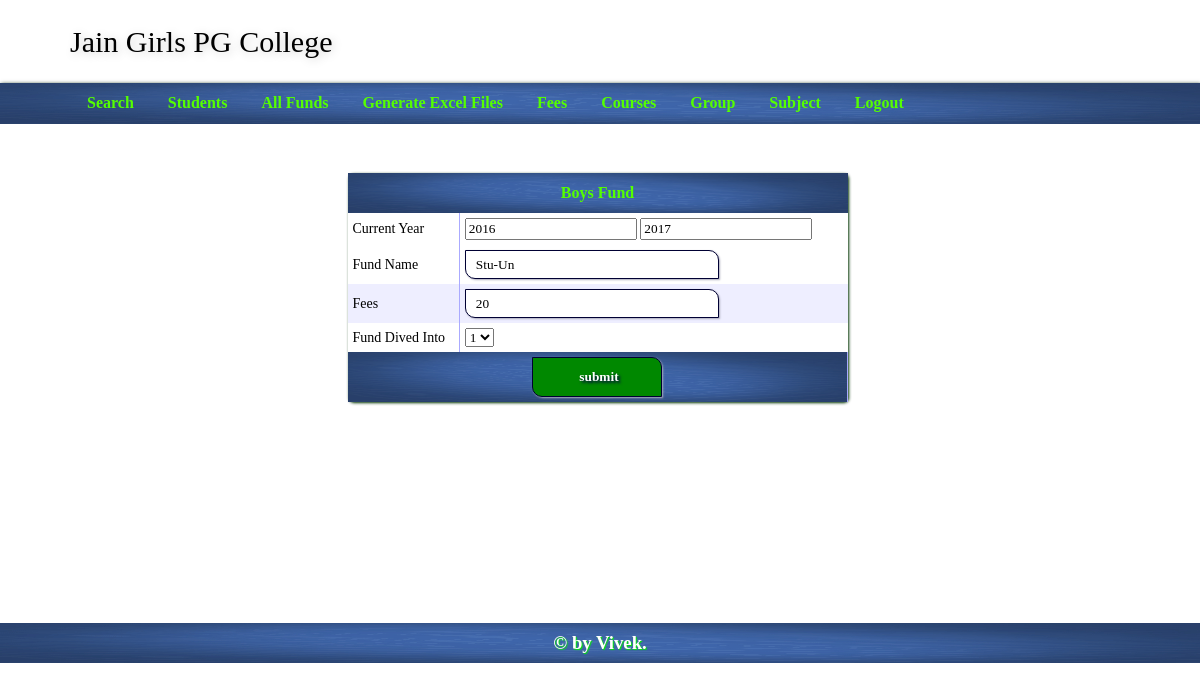
/index.php?mod=bfund&do=bfundedit&id=3 (signed in), run on the app's committed database.
### tables this page shows
CREATE TABLE IF NOT EXISTS `boysfund` (
  `id` int(5) NOT NULL AUTO_INCREMENT,
  `fund` varchar(50) DEFAULT NULL,
  `fees` int(4) DEFAULT NULL,
  `year` varchar(10) DEFAULT NULL,
  `dived` enum('1','2') NOT NULL,
  PRIMARY KEY (`id`)
);

### index.php (called while the page is built, shortened)
<?php
	$theam="axixa";
	$mod="login";
	$do="login";
	include_once("header.php");
	if(isset($_SESSION['login_details']) || isset($_SESSION['login_check']))
	{
		if(isset($_GET['mod'])){
			$mod=$_GET['mod'];
			$do=$_GET['do'];
		}
	}
	include_once("module/$mod/$do.php");
	include_once("footer.php");
?>

### module/bfund/bfundedit.php (the view, shortened to what this page needs)
<?php
	if(isset($_GET['id'])){
		$id=$_GET['id'];
		$bfunddata=mysqli_fetch_assoc(mysqli_query($con,"select id,dived,year,fund,fees from boysfund where id=$id"));
	}
		?>
<form method="post">
<table cellspacing="0px" class="<?php echo $theam;?>_form">
<tr>
	<td colspan="2">Boys Fund</td>
</tr>
<tr>
	<td>Current Year</td>
	<td><input type="number" name="year[]" onChange="increase_year(this.value)" value="<?php if(isset($bfunddata['year']) && $bfunddata['year']){echo substr($bfunddata['year'],0,strpos($bfunddata['year'],'-'));}?>">
    <input type="number" id="year" value="<?php if(isset($bfunddata['year']) && $bfunddata['year']){echo substr($bfunddata['year'],strpos($bfunddata['year'],'-')+1);}?>" name="year[]"></td>
</tr>
<tr>
	<td>Fund Name</td>
    <td><input type="text" name="fund" value="<?php if(isset($bfunddata['fund']) && $bfunddata['fund']){echo $bfunddata['fund'];}?>"></td>
</tr>
<tr>
	<td>Fees</td>
    <td><input type="text" name="fees" value="<?php if(isset($bfunddata['fees']) && $bfunddata['fees']){echo $bfunddata['fees'];}?>"></td>
</tr>
<tr>
	<td>Fund Dived Into</td>
    <td>
    	<select name="dived">
    		<option <?php if(isset($bfunddata['dived']) && $bfunddata['dived']){ if($bfunddata['dived']=='1'){?> selected <?php }}?> value="1">1</option>
        </select>
    </td>
</tr>
<tr>
	<td colspan="2" align="center"><input type="submit" value="submit"></td>
</tr>
</table>
</form>

### css/axixa_style.css (style rules this page uses)
* { font-family:Verdana; }
body,nav,ul,li,h1,h3,h2 { margin:0; padding:0; }
input[type=text],input[type=password],input[type=submit],input[type=passowrd],input[type=email],textarea { border:1px solid #003; box-shadow:1px 1px 2px #aab; min-height:25px; border-radius:0 10px 0 10px; width:240px; padding-left:10px; }
input[type=submit] { width:130px; background-color:#080; height:40px; cursor:pointer; color:#fff; text-shadow:2px 2px 3px #004; font-weight:bold; }
#axixa_wrapper .axixa_list,#axixa_wrapper .axixa_form { margin:0 auto; box-shadow:1px 1px 3px #030; min-width:500px; background-color:#030; border-radius:5px; }
#axixa_wrapper .axixa_list tr:first-child,#axixa_wrapper .axixa_form tr:first-child,#axixa_wrapper .axixa_form tr:last-child { background-image:url(back.png); background-size:100% 100%; color:#5F0; height:40px; text-align:center; font-weight:bold; font-size:16px; }
#axixa_wrapper .axixa_list tr:nth-child(odd),#axixa_wrapper .axixa_form tr:nth-child(odd) { background-color:#eef; }
#axixa_wrapper .axixa_form tr:first-child>td:first-child { border-right:0; }
#axixa_wrapper .axixa_form tr>td:first-child { border-right:1px solid #aaf; }
#axixa_wrapper .axixa_form tr>td { padding:5px; }
#axixa_wrapper .axixa_list tr,#axixa_wrapper .axixa_form tr { background-color:#fff; min-height:40px; font-size:14px; }

### data on the page
boysfund: year "2016", year "2017", fund "Stu-Un", fees "20", dived "1"
